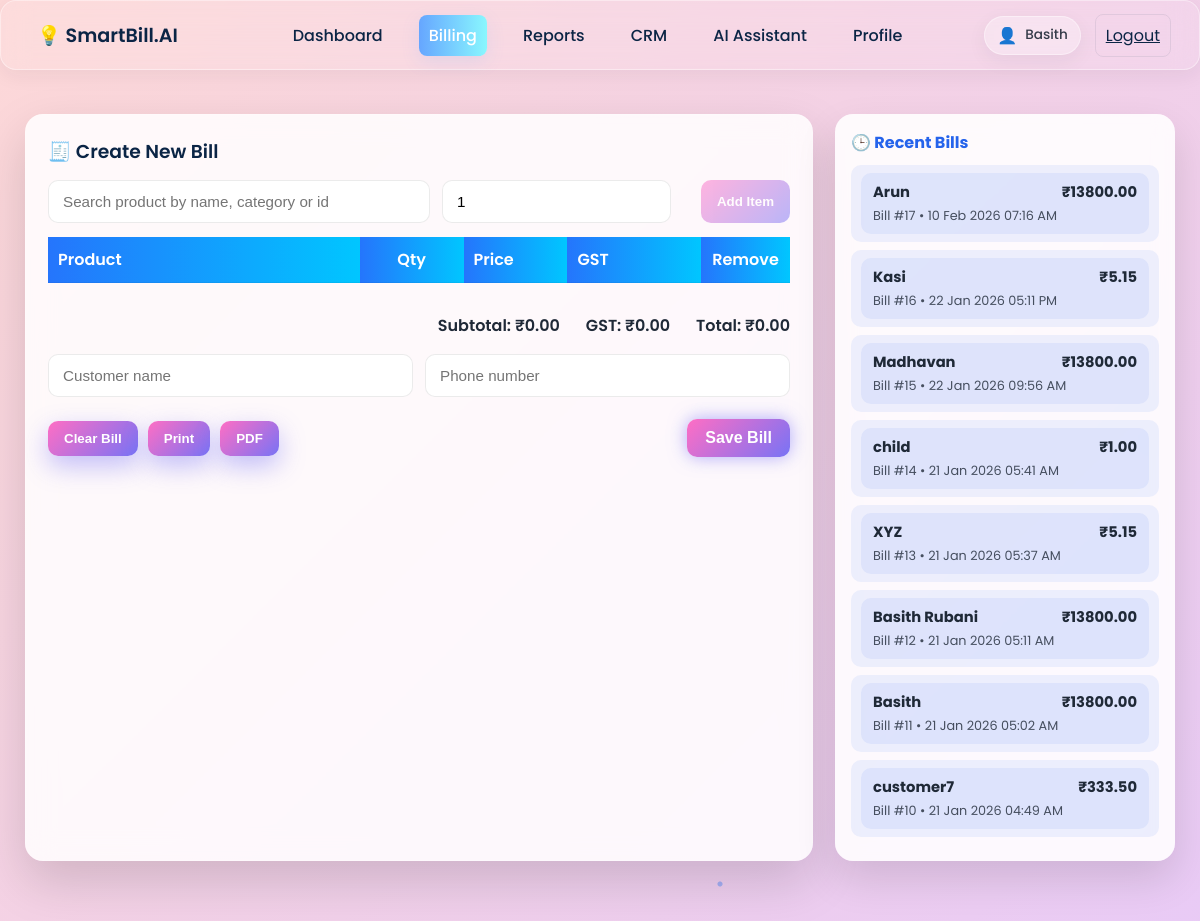
The page /billing/ (signed in) on the database its author committed.
### models.py (models this page shows, shortened)
class User(db.Model, UserMixin):
    id = db.Column(db.Integer, primary_key=True)
    name = db.Column(db.String(50), nullable=False)
    email = db.Column(db.String(100), unique=True, nullable=False)
    password = db.Column(db.String(200), nullable=False)

class Bill(db.Model):
    id = db.Column(db.Integer, primary_key=True)
    customer_name = db.Column(db.String(100), nullable=False)
    bill_date = db.Column(db.DateTime, default=datetime.utcnow)
    total = db.Column(db.Float, default=0.0)
    customer_id = db.Column(
    db.Integer,
    db.ForeignKey("customers.id"),
    nullable=True
)
    customer = db.relationship("Customer", backref="bills")

### routes/billing.py (the view)
@bp.route("/", methods=["GET"])
@login_required
def billing_home():
    products = Product.query.order_by(Product.name).all()
    product_list = []
    for p in products:
        gst = getattr(p, "gst", None)
        product_list.append({
            "id": p.id,
            "name": p.name,
            "price": float(p.price),
            "stock": int(p.stock),
            "category": getattr(p, "category", ""),
            "gst": float(gst) if gst is not None else DEFAULT_GST
        })
    bills = Bill.query.order_by(Bill.bill_date.desc()).limit(10).all()
    return render_template("billing.html", products=product_list, bills=bills, user=current_user)

### app.py (called while the page is built)
@login_manager.user_loader
def load_user(user_id):
    return User.query.get(int(user_id))

### templates/billing.html (shortened to what this page needs)
{% extends "base.html" %} {% block title %}Billing | SmartBill.AI{% endblock %}
{% block content %}
<div class="billing-area">
  <div class="grid">
    <div class="card billing-card">
      <h3>🧾 Create New Bill</h3>
      <div class="search-row">
        <input id="searchBox" placeholder="Search product by name, category or id" autocomplete="off" />
        <input id="qtyBox" type="number" min="1" value="1" />
        <button id="addBtn" class="add-btn" disabled>Add Item</button>
      </div>
      <table class="items-header">
          <thead>
            <tr>
                <th>Product</th>
                <th>Qty</th>
                <th>Price</th>
                <th>GST</th>
                <th>Remove</th>
            </tr>
          </thead>
      </table>
      <div class="totals">
        <div>Subtotal: ₹<span id="subAmount">0.00</span></div>
        <div>GST: ₹<span id="gstAmount">0.00</span></div>
        <div>Total: ₹<span id="grandAmount">0.00</span></div>
      </div>
      <div style="margin-top:16px; display:grid; grid-template-columns:1fr 1fr; gap:12px;">
  <input
    id="customerName"
    placeholder="Customer name"
    autocomplete="off"
  />
  <input
    id="customerPhone"
    placeholder="Phone number"
    autocomplete="off"
  />
      </div>
      <div class="billing-actions">
        <div class="left-actions">
          <button id="clearBtn">Clear Bill</button>
          <button id="printBtn">Print</button>
          <button id="downloadBtn">PDF</button>
        </div>
        <div class="right-actions">
          <button id="saveBtn">Save Bill</button>
        </div>
      </div>
    </div>
    <aside class="side">
      <div class="side-card">
        <h4>🕒 Recent Bills</h4>
        <ul class="recent-list">
          {% for b in bills[:8] %}
          <li class="recent-item">
            <a href="{{ url_for('billing.view_bill', bill_id=b.id) }}" target="_blank">
              <div class="recent-main">
                <strong>{{ b.customer_name or "Walk-in Customer" }}</strong>
                <span class="recent-total">₹{{ "%.2f"|format(b.total) }}</span>
              </div>
              <div class="recent-meta">
                 Bill #{{ b.id }} • {{ b.bill_date.strftime("%d %b %Y %I:%M %p") }}
              </div>
            </a>
          </li>
          {% else %}
          <li>No recent bills</li>
          {% endfor %}
        </ul>
      </div>
    </aside>
  </div>
</div>
 {% endblock %}

### templates/base.html (shortened to what this page needs)
<!doctype html>
<html lang="en">
  <head>
    <link
      rel="stylesheet"
      href="{{ url_for('static', filename='style.css') }}"
    />
  </head>
  <body>
    <div class="ai-particles" aria-hidden="true"></div>
    <header class="top-nav glass" role="banner">
      <div class="nav-left">
        <a class="logo" href="{{ url_for('dashboard_home') }}">
          💡 SmartBill.AI
        </a>
      </div>
      <nav class="nav-links" role="navigation" aria-label="Main navigation">
        <a
          href="{{ url_for('dashboard_home') }}"
          class="{{ 'active' if request.path.startswith('/dashboard') or request.path.startswith('/ai') else '' }}"
        >
          Dashboard
        </a>
        <a
          href="{{ url_for('billing.billing_home') }}"
          class="{{ 'active' if request.path.startswith('/billing') else '' }}"
        >
          Billing
        </a>
        <a
          href="{{ url_for('reports.reports_home') }}"
          class="{{ 'active' if request.path.startswith('/reports') else '' }}"
        >
          Reports
        </a>
        <a
          href="{{ url_for('crm.crm_page') }}"
          class="{{ 'active' if request.path.startswith('/crm') else '' }}"
        >
          CRM
        </a>
        <a
          href="{{ url_for('ai_module.ai_dashboard') }}"
          class="{{ 'active' if request.path.startswith('/ai') else '' }}"
        >
          AI Assistant
        </a>
        <a
          href="{{ url_for('settings.settings_home') }}"
          class="{{ 'active' if request.path.startswith('/settings') else '' }}"
        >
          Profile
        </a>
      </nav>
      <div class="nav-right">
        {% if current_user.is_authenticated %}
        <div class="user-chip glass">
          <span class="user-avatar" aria-hidden="true">👤</span>
          <span class="user-name">{{ current_user.name }}</span>
        </div>
        <a href="{{ url_for('auth.logout') }}" class="btn-ghost"> Logout </a>
        {% else %}
        <a href="{{ url_for('auth.login_page') }}" class="btn-ghost"> Login </a>
        {% endif %}
      </div>
    </header>
    <main class="page-wrap" role="main">
      <div class="container">{% block content %}{% endblock %}</div>
    </main>
  </body>
</html>

### static/style.css (style rules this page uses)
* { box-sizing: border-box; margin: 0; padding: 0; }
html, body { height: 100%; }
body { font-family: "Poppins", sans-serif; color: #1f2937; min-height: 100vh; background: linear-gradient(-45deg, #d8f1f7, #d6ebfa, #e2c6ff, #fdd8d8); background-size: 400% 400%; animation: gradientFlow 25s ease infinite; -webkit-font-smoothing: antialiased; -moz-osx-font-smoothing: grayscale; }
.ai-particles { position: fixed; inset: 0; z-index: -1; pointer-events: none; overflow: hidden; }
.ai-particles::before, .ai-particles::after { content: ""; position: absolute; width: 120%; height: 120%; background-image: radial-gradient( circle at 20% 30%, rgba(255, 110, 196, 0.25) 2px, transparent 3px ), radial-gradient( circle at 80% 40%, rgba(120, 115, 245, 0.25) 2px, transparent 3px ), radial-gradient( circle at 50% 80%, rgba(37, 117, 252, 0.25) 2px, transparent 3px ); animation: particleFloat 60s linear infinite; }
.ai-particles::after { animation-duration: 90s; opacity: 0.6; }
.glass { background: rgba(255, 255, 255, 0.65); backdrop-filter: blur(8px); border-radius: 12px; border: 1px solid rgba(255, 255, 255, 0.4); box-shadow: 0 6px 20px rgba(31, 41, 55, 0.06); }
.glass { background: rgba(255, 255, 255, 0.1); backdrop-filter: blur(14px); border-radius: 16px; }
.top-nav { width: 100%; height: 70px; display: flex; align-items: center; justify-content: space-between; padding: 0 28px; position: sticky; top: 0; z-index: 1000; margin-bottom: 18px; }
.page-wrap { padding: 30px 0 60px; }
.nav-left .logo, .logo { font-weight: 600; font-size: 1.2rem; margin-right: 25px; white-space: nowrap; color: #0b2545; text-decoration: none; display: inline-block; padding: 6px 8px; border-radius: 8px; }
.nav-links { display: flex; gap: 26px; align-items: center; justify-content: center; flex: 1; }
.nav-links a { text-decoration: none; color: #0b2545; padding: 8px 10px; border-radius: 8px; font-weight: 500; transition: all 0.18s ease; }
.nav-links a.active { color: #fff; background: linear-gradient(90deg, #66a6ff, #89f7fe); box-shadow: 0 6px 18px rgba(102, 166, 255, 0.15); }
.nav-right { display: flex; align-items: center; gap: 14px; }
.user-chip { display: flex; align-items: center; gap: 8px; padding: 6px 12px; border-radius: 999px; background: rgba(255, 255, 255, 0.25); backdrop-filter: blur(8px); font-size: 0.85rem; }
.user-avatar { font-size: 1rem; }
.user-name { font-weight: 500; opacity: 0.9; }
.btn-ghost { background: transparent; border: 1px solid rgba(11, 37, 69, 0.08); padding: 8px 10px; border-radius: 8px; cursor: pointer; color: #0b2545; }
.page-wrap { padding: 12px 18px 100px 18px; }
.container { max-width: 1150px; margin: 0 auto; }
.card { background: rgba(255, 255, 255, 0.85); border-radius: 16px; backdrop-filter: blur(16px); border-radius: 14px; padding: 18px; box-shadow: 0 8px 25px rgba(0, 0, 0, 0.25), inset 0 1px 0 rgba(255, 255, 255, 0.06); border: 1px solid rgba(255, 255, 255, 0.12); transition: transform 0.25s ease, box-shadow 0.25s ease; }
h1, h2, h3 { color: #0b2545; margin-bottom: 10px; }
select, input[type="number"], input[type="text"] { padding: 10px 12px; border-radius: 8px; border: 1px solid rgba(11, 37, 69, 0.06); background: rgba(255, 255, 255, 0.95); }
table { width: 100%; border-collapse: collapse; margin-bottom: 12px; background: transparent; }
th, td { text-align: left; padding: 10px; border-bottom: 1px solid rgba(11, 37, 69, 0.06); }
th { color: #0b2545; font-weight: 600; }
button, .btn { background: linear-gradient(90deg, #66a6ff, #89f7fe); color: #fff; border: none; padding: 10px 12px; border-radius: 8px; cursor: pointer; font-weight: 600; box-shadow: 0 8px 18px rgba(102, 166, 255, 0.12); }
.billing-card { overflow: visible !important; }
.billing-actions { display: flex; align-items: center; gap: 12px; margin-top: 18px; width: 100%; flex-wrap: wrap; }
.billing-actions .left-actions { display: flex; gap: 10px; flex-wrap: wrap; }
.billing-actions .right-actions { margin-left: auto; }

### rows shown on the page
User: name "Basith"
Bill: customer_name "Arun", total "13800.00", id "17", bill_date "10 Feb 2026 07:16 AM"
Bill: customer_name "Kasi", total "5.15", id "16", bill_date "22 Jan 2026 05:11 PM"
Bill: customer_name "Madhavan", total "13800.00", id "15", bill_date "22 Jan 2026 09:56 AM"
Bill: customer_name "child", total "1.00", id "14", bill_date "21 Jan 2026 05:41 AM"
Bill: customer_name "XYZ", total "5.15", id "13", bill_date "21 Jan 2026 05:37 AM"
Bill: customer_name "Basith Rubani", total "13800.00", id "12", bill_date "21 Jan 2026 05:11 AM"
Bill: customer_name "Basith", total "13800.00", id "11", bill_date "21 Jan 2026 05:02 AM"
Bill: customer_name "customer7", total "333.50", id "10", bill_date "21 Jan 2026 04:49 AM"
